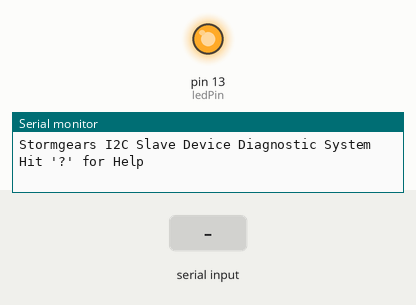
The sketch below on a simulated Arduino Uno, built with avr-gcc and run on an emulated ATmega328P. Parts: output pins drawn as LEDs (lit = HIGH), the last lines printed to the serial monitor. The test bench sets the inputs (shaded band).

Above: at 1.2 s.
1.3 s: "B" received over Serial
4.3 s: "?" received over Serial
At 5.5 s:
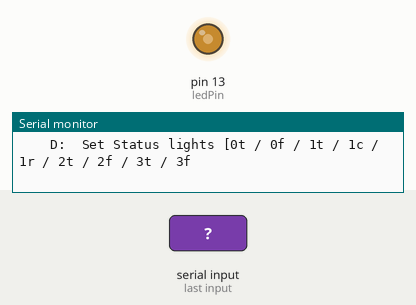
5.8 s: "30,150,10\n" received over Serial
At 7.0 s:
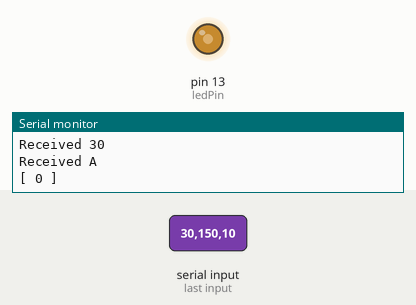
7.3 s: "D,45\n" received over Serial
At 7.6 s:
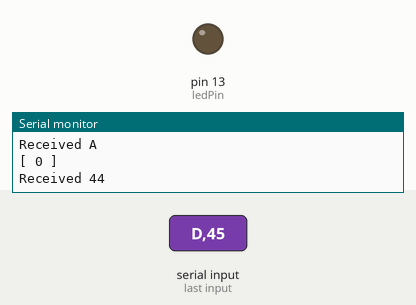
Timing chart, 0 to 11.3 s (numbered marks = the images above; inputs shaded):
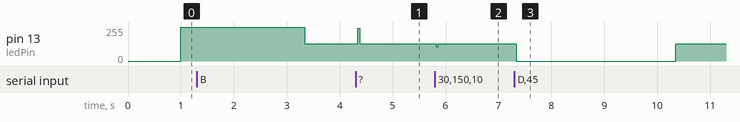

Measured:
- after the input at 4.3 s, pin 13 (ledPin): 128/255 → 244/255 at once, → 128/255 0.04 s later
- after the input at 5.8 s, pin 13 (ledPin): 128/255 → 108/255 at once, → 128/255 0.04 s later
- after the input at 7.3 s, pin 13 (ledPin): 128/255 → 0/255 at once, → 128/255 3.0 s later

The sketch:

DeepSpaceLights.ino
```cpp
#include <Adafruit_NeoPixel.h>
#include "StormNetCommon.h"

#define PIN 6
#define PIXELSPERGROUP 6
#define NUMGROUPS 4

Adafruit_NeoPixel strip= Adafruit_NeoPixel(NUMGROUPS * PIXELSPERGROUP, PIN, NEO_GRBW + NEO_KHZ800);

/* **********
 *  0t - turn on precision mode
 *  0f - turn off precision mode
 *  1t - white (error?)
 *  1r - vision mode for rocket
 *  1c - vision mode for cargo ship
 *  1f - turn off vision
 *  2t - vacuum insufficient
 *  2f - turn off vacuum light
 *  3t - intake vacuum armed
 *  3f - intake vacuum unarmed
 */

uint32_t off =    strip.Color(  0,   0,   0,   0);
uint32_t white =  strip.Color(  0,   0,   0, 255);
uint32_t green =  strip.Color(  0, 255,   0,   0);
uint32_t red =    strip.Color(255,   0,   0,   0);
uint32_t blue =   strip.Color(0,     0, 255,   0);
uint32_t orange = strip.Color(255, 165,   0,   0);
uint32_t purple = strip.Color(128,   0, 128,   0);

uint32_t colors[NUMGROUPS] = { green, white, red, purple};

// TODO choose a unique address
const char I2C_ADDRESS = 8;    // each device needs its own 7 bit address

// Command modes
// const char MODE_X = 6;        // your mode here
// TODO: add more modes
const char MODE_SET_STATUS_LIGHTS = 7;

// blink control
const int ledPin =  13;             // the number of the LED pin
int ledState = LOW;                 // ledState used to set the LED
unsigned long currentMillis = 0;
unsigned long previousBlink = 0;

const unsigned long int i2cHeartbeatTimeout = 15000; // master must talk to slave within this number of milliseconds or LED will revert to fast pulse
volatile unsigned long previousI2C = 0;   // will store last time LED was updated


void setup() {
  g_i2cAddress = I2C_ADDRESS;
  previousI2C = millis();           // start the timer now
  previousBlink = previousI2C;
  pinMode(ledPin, OUTPUT);          // set the digital pin as output
  Wire.begin(I2C_ADDRESS);          // join i2c bus
  Wire.onRequest(requestEvent);     // register event
  Wire.onReceive(receiveEvent);     // register event

  showStatusLights(0, white);
  showStatusLights(1, white);
  showStatusLights(2, white);
  showStatusLights(3, white);

  Serial.begin(115200);             // start serial port at 9600 bps and wait for port to open
  Serial.println();
  Serial.println("Stormgears I2C Slave Device Diagnostic System");
  Serial.println("Hit '?' for Help");
}


void loop() { //main user command loop
  // Flip to serial mode if there is anything to be read. Otherwise back to I2C mode
  if (Serial.available()) {
    g_talkMode = serialMode;
  }
  else {
    g_talkMode = I2CMode;
  }

  if (g_talkMode == serialMode) {
    Wire.onRequest(NULL);     // It is problematic to get wire interrupts during serial mode
    Wire.onReceive(NULL);
  }
  else {
    Wire.onRequest(requestEvent);     // register event
    Wire.onReceive(receiveEvent);     // register event
  }

  //========== flash heartbeat (etc) LED =============
  currentMillis = millis();

  // the interrupts could change the value of g_blinkInterval which can mess with this logic
  noInterrupts();
    // Blink superfast if we haven't heard from the master in a while
    if ( (currentMillis - previousI2C) > i2cHeartbeatTimeout)  // stale
      g_blinkInterval = 100;
    else
      g_blinkInterval = g_blinkInterval==100 ? 1000 : g_blinkInterval;

    boolean flipNow = ( (currentMillis - previousBlink) >= g_blinkInterval);
  interrupts();

  if (flipNow) {
    previousBlink = currentMillis;    // save the last time you blinked the LED
    if (ledState == LOW) {            // if the LED is off turn it on and vice-versa
      ledState = HIGH;
    } else {
      ledState = LOW;
    }
    digitalWrite(ledPin, ledState);   // set the LED with the ledState of the variable
  }

  // Check for serial input.  Note that i2c input happens through interrupts, not here.
  if (g_talkMode == serialMode && Serial.available() > 0) { //diagnostic menu system starts here
    receiveEvent(5); // call the interrupt handler directly.  We may or may not read this many bytes
    requestEvent();
  }

}

// function that executes whenever data is requested by master
// this function is registered as an event, see setup()
// this function can also be called at other times (say via events coming through Serial)
void requestEvent() {
  previousI2C = currentMillis;      // reset the comm timeout clock
  switch(g_commandMode) {
// TODO - new modes
//    case MODE_X:
//      handleXRequest();
//      break;
    case MODE_SET_STATUS_LIGHTS:
      handleSetStatusLightsRequest();
      break;
    case MODE_HELP:
      handleHelpRequest();
      break;
    default:
      requestBuiltIn();
  }
}

//================================
void receiveEvent(int howMany) { // handles i2c write event from master
  char c;
  // reset the comm timeout clock
  previousI2C = currentMillis;

  if (howMany > 0) c = readByte();
  switch (c) {
// TODO - new modes
//    case 'X':
//      g_commandMode = MODE_X;
//      break;
    case 'D':
      g_commandMode = MODE_SET_STATUS_LIGHTS;
      handleSetStatusLightsReceive();
      break;
    case '?':
      g_commandMode = MODE_HELP;
      break;
    default:
      receiveBuiltIn(c);
  }

  while (readAvailable()) c=readByte(); // in case there is other stuff sent that needs to be collected - don't expect this
}

//================================
void handleHelpRequest() {
  if (g_talkMode == serialMode) {
    printBuiltInHelp();
    // TODO - add menu items
    Serial.println("    D:  Set Status lights [0t / 0f / 1t / 1c / 1r / 2t / 2f / 3t / 3f");
    g_commandMode = MODE_IDLE;  // This only makes sense in serialMode
  }
  else // move on - nothing to see here
    handleDefaultRequest();
}


void showStatusLights(char group, uint32_t color) {
  if (group < NUMGROUPS) {
    for (int i = 0; i < PIXELSPERGROUP; i++) {
      strip.setPixelColor(group * PIXELSPERGROUP + i, color);
      strip.show();
    }
  } else {
    // This makes no sense. Turn the whole thing white
    for (int i = 0; i < NUMGROUPS; i++) {
      showStatusLights(i, white);
    }
  }
}

void handleSetStatusLightsReceive() {
  byte str[3]; // 1t\n
  byte grp;
  readBytes(str, 3, byteType);

  grp = str[0] - '0';  // Turn the character into an offset from the number 0
  switch (str[1]) {
    case 't':  // most modes are just on / off
      showStatusLights(grp, colors[grp]);
      break;
    case 'c':  // vision mode for cargo ship
      showStatusLights(grp, blue);
      break;
    case 'r':  // vision mode for rocket
      showStatusLights(grp, orange);
      break;
    case 'f':
    default:
      showStatusLights(grp, off);
  }
}

void handleSetStatusLightsRequest() {
  handleDefaultRequest();
}
```

StormNetCommon.h
```cpp
#include <Wire.h>
#include <Ethernet.h>

// Command modes
// You can add mode modes here, but please don't remove these
const char MODE_IDLE = -1;        // Only for serial loop
const char MODE_DEFAULT = 0;      // send back a cycle of numbers
const char MODE_HELP = 1;         // Serial only (!) Display help
const char MODE_SLOW = 2;         // blink the LED slow.  Request reply with word SLOW
const char MODE_FAST = 3;         // blink the LED fast.  Request reply with word FAST
const char MODE_PING = 4;         // send back the word PING on request
const char MODE_BLINK = 5;        // you tell me how fast to blink. Expects milliseconds as a long

char g_i2cAddress = 0;
volatile char g_commandMode = 0;
volatile unsigned int g_counter = 0;           // global counter for default handler
volatile long g_blinkInterval = 100;           // interval at which to blink (milliseconds)

EthernetClient g_ethernetClient;

// default to I2C
// this should flip to serialMode loop() if serial.available()
// that's the best way I can figure out how to tell if the usb is attached
enum wireMode {
  I2CMode,
  ethernetMode,
  serialMode
};

wireMode g_talkMode = I2CMode;

// To help with serial display
enum dataType {
  textType,
  rawType,
  byteType,
  shortType,
  longType,
  floatType,
  doubleType
};

// Um... only call in i2c master mode
void I2CScan() {
  byte error, address;
  int nDevices;

  Serial.println("Scanning...");

  nDevices = 0;
  for (address = 1; address < 127; address++ )
  {
    // The i2c_scanner uses the return value of
    // the Write.endTransmisstion to see if
    // a device did acknowledge to the address.
    Wire.beginTransmission(address);
    error = Wire.endTransmission();

    if (error == 0)
    {
      Serial.print("I2C device found at address 0x");
      if (address < 16)
        Serial.print("0");
      Serial.print(address, HEX);
      Serial.println("  !");

      nDevices++;
    }
    else if (error == 4)
    {
      Serial.print("Unknown error at address 0x");
      if (address < 16)
        Serial.print("0");
      Serial.println(address, HEX);
    }
  }
  if (nDevices == 0)
    Serial.println("No I2C devices found\n");
  else
    Serial.println("done\n");

  delay(1000);           // wait 5 seconds for next scan
}

void printBuiltInHelp() {
    Serial.println();
    Serial.println("===== Stormgears I2C Device Help =====");
    Serial.println("Pass arguments in [].  For example, B[100]");
    Serial.println("    ?:  Show this help (otherwise act like \\0)");
    Serial.println("   \\0:  (or anything unhandled) Read unsignned int counter");
    Serial.println("    P:  Ping - read I2C Address");
    Serial.println("    F:  Change LED to FAST flash. Read 'FAST'");
    Serial.println("    S:  Change LED to SLOW flash. Read 'SLOW'");
    Serial.println("    B:  Change LED flash rate directly - pass another long to say how fast (in milliseconds)");
}

// print friendly representation of data stream to serial port
// this is for debugging and display
void printData(byte* array, uint8_t array_size, dataType dType = rawType) {
  if (dType == textType) {
    Serial.println((char*)array);
  }
  else {
    Serial.print("[ ");
    for (int i = 0; i < array_size;) {
      switch (dType) {
        case shortType:
          Serial.print(*((short*)(array + i)));
          i+=sizeof(short);
          break;
        case longType:
          Serial.print(*((long*)(array + i)));
          i+=sizeof(long);
          break;
        case floatType:
          Serial.print(*((float*)(array + i)));
          i+=sizeof(float);
          break;
        case doubleType:
          Serial.print(*((double*)(array + i)));
          i+=sizeof(double);
          break;
        case rawType:
        case byteType:
        default:
          Serial.print(*(array + i));
          i+=sizeof(char);
          break;
      }
      if (i < array_size)
        Serial.print(" , ");
    }
    Serial.println(" ]");
  }
}

// Read data values from the serial port. This respects the pattern followed by printData() above -
// That is, it will read
// [ value, value, value ]
// into a buffer of three values. It tries to be forgiving of format difference.
// We'll use 0 for missing or otherwise invalid cases.
void scanData(byte* array, uint8_t array_size, dataType dType = rawType) {
  for (int i = 0; i < array_size;) {
    switch (dType) {
      case shortType:
        *((short*)(array + i)) = (short)Serial.parseInt();
        i+=sizeof(short);
        break;
      case longType:
        *((long*)(array + i)) = (long)Serial.parseInt();
        i+=sizeof(long);
        break;
      case floatType:
        *((float*)(array + i)) = (float)Serial.parseFloat();
        i+=sizeof(float);
        break;
      case doubleType:
        *((double*)(array + i)) = (double)Serial.parseFloat();
        i+=sizeof(double);
        break;
      case byteType:
        *((byte*)(array + i)) = (byte)Serial.parseInt();
        i+=sizeof(byte);
        break;
      case rawType:
      default:
        *((byte*)(array + i)) = (byte)Serial.read();
        i+=sizeof(char);
        break;
    }
  }
  // for good measure:
  Serial.print("read ");
  printData(array, array_size, dType);
  Serial.readString(); // take care of any straggling character. ']', etc.
}

// Helper to write to either the I2C Wire or Serial
void writeBytes(void* buffer, byte count, dataType dType = rawType, wireMode mode = I2CMode) {
  switch(mode) {
    case serialMode:
      printData( (byte*)buffer, count, dType );
      break;
    case ethernetMode:
      // TODO remove debugging
      printData( (byte*)buffer, count, dType );
      g_ethernetClient.write((byte*)buffer, count);
      break;
    default:
      Wire.write((byte*)buffer, count);
  }
}

// TODO Not sure what to do with this if both I2C and Serial are on
boolean readAvailable() {
  switch(g_talkMode) {
    case serialMode:
      return Serial.available();
      break;
    case ethernetMode:
      return g_ethernetClient.available();
      break;
    default:
      return Wire.available();
  }
}

// ultimately dealing with single byte reads.
// this could be optimized a bit, but this is pretty clear.
byte readByte() {
  byte c;
  switch(g_talkMode) {
    case serialMode:
      while (!Serial.available()) {;}  // wait for the character to show up
      c = Serial.read();
      Serial.print("Received ");
      Serial.println(c, HEX);
      return c;
      break;
    case ethernetMode:
      while (!g_ethernetClient.available()) {;}  // wait for the character to show up
      c = g_ethernetClient.read();
      // TODO remove debugging
      Serial.print("Received ");
      Serial.println(c, HEX);
      return c;
      break;
    default:
      c = (byte)Wire.read();
  }

  return c;
}

// Fill a buffer with "count" bytes read from the bus
void readBytes(byte* buffer, int count, dataType dType = rawType) {
  switch(g_talkMode) {
    case serialMode:
      scanData(buffer, count, dType);
      break;
    case ethernetMode: // fall through
    default:
      for (int i=0; i<count; i++)
        buffer[i] = readByte();
  }

}

// Fill a buffer with "count" shorts read from the bus
void readShorts(short* buffer, int count) {
  readBytes((byte*) buffer, count * sizeof(short), shortType);
}

// Fill a buffer with "count" shorts read from the bus
void writeShorts(short* buffer, int count, wireMode mode = I2CMode) {
  writeBytes((byte*) buffer, count * sizeof(short), shortType, mode);
}

// Fill a buffer with "count" longs read from the bus
void readLongs(long* buffer, int count) {
  readBytes((byte*) buffer, count * sizeof(long), longType);
}

// Fill a buffer with "count" longs read from the bus
void writeLongs(long* buffer, int count, wireMode mode = I2CMode) {
  writeBytes((byte*) buffer, count * sizeof(long), longType, mode);
}

// Fill a buffer with "count" floats read from the bus
void readFloats(float* buffer, int count) {
  readBytes((byte*) buffer, count * sizeof(float), floatType);
}

// Fill a buffer with "count" floats read from the bus
void writeFloats(float* buffer, int count, wireMode mode = I2CMode) {
  writeBytes((byte*) buffer, count * sizeof(float), floatType, mode);
}

// Fill a buffer with "count" doubles read from the bus
void readDouble(double* buffer, int count) {
  readBytes((byte*) buffer, count * sizeof(double), doubleType);
}

// Fill a buffer with "count" doubles read from the bus
void writeDoubles(double* buffer, int count, wireMode mode = I2CMode) {
  writeBytes((byte*) buffer, count * sizeof(double), doubleType, mode);
}

// Handlers
void handleDefaultRequest() {
  writeBytes((void*)&g_counter, sizeof(unsigned int), shortType, g_talkMode);
  g_counter++;
}

void handlePingRequest() {
  writeBytes((void*)&g_i2cAddress, 1, byteType, g_talkMode);
}

void handleSlowRequest() {
  g_blinkInterval = 1500;
  writeBytes((void*)"SLOW", 4, textType, g_talkMode);
}

void handleFastRequest() {
  g_blinkInterval = 250;
  writeBytes((void*)"FAST", 4, textType, g_talkMode);
}

void handleBlinkRequest() {
  writeBytes((void*)&g_blinkInterval, 4, longType, g_talkMode);
}

void handleBlinkReceive() {
  long interval;

  readLongs(&interval, 1);

  // just for status. Doesn't get sent back to master device
  switch (g_talkMode) {
    case serialMode:
      Serial.print("Interval now ");
      Serial.println(interval);
      break;
    case ethernetMode:
    default:
      break;
  }

  if (interval < 0)
    interval = 2000;
  g_blinkInterval = interval;
}

void receiveBuiltIn(char c) {
  switch(c) {
    case 'P':
      g_commandMode = MODE_PING;
      break;
    case 'S':
      g_commandMode = MODE_SLOW;
      break;
    case 'F':
      g_commandMode = MODE_FAST;
      break;
    case 'B':
      g_commandMode = MODE_BLINK;
      handleBlinkReceive();
      break;
    // TODO - recognize additional modes
    case '\0':
    default:
      g_commandMode = MODE_DEFAULT;
  }
}

void requestBuiltIn() {
  switch(g_commandMode) {
    case MODE_IDLE:
      break;
    case MODE_PING:
      handlePingRequest();
      break;
    case MODE_SLOW:
      handleSlowRequest();
      break;
    case MODE_FAST:
      handleFastRequest();
      break;
    case MODE_BLINK:
      handleBlinkRequest();
      break;
    // TODO - add mode handlers
    case MODE_DEFAULT:
    default:
      handleDefaultRequest();
  }
}
```
